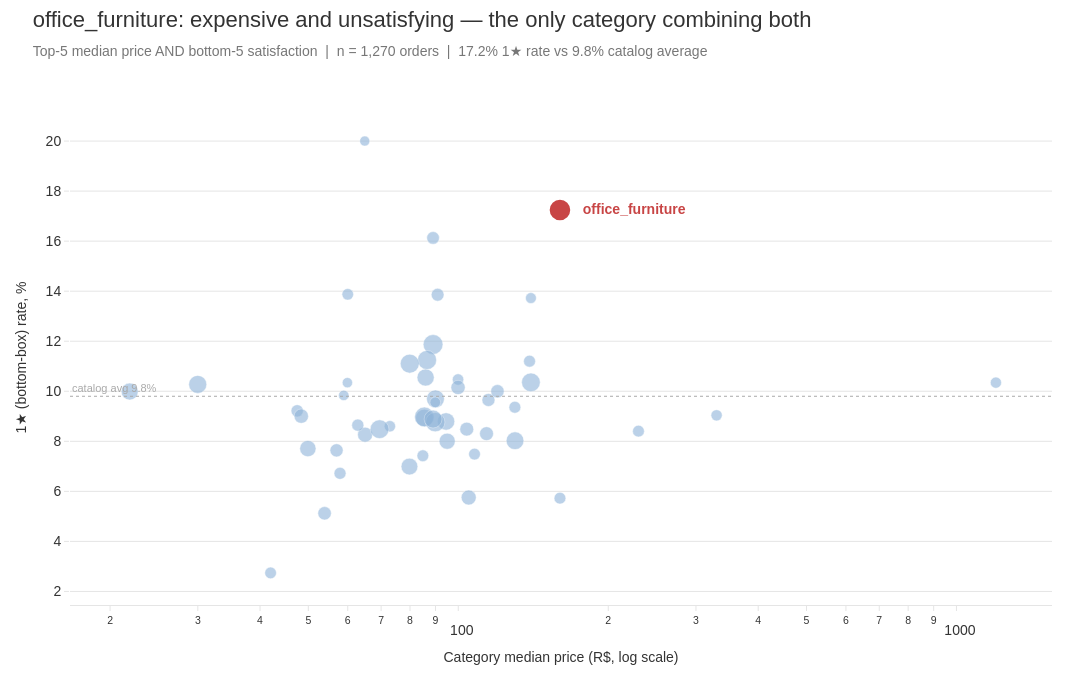

Here is the notebook cell this chart was saved with:
### Markdown cell above
### Cell 5 — office_furniture callout (appendix B)

### Code cell
cat_full = (delivered.groupby('category', observed=True)
            .agg(n=('review_score','size'),
                 median_price=('items_price_total','median'),
                 bottom_box=('review_score', lambda s: (s == 1).mean() * 100))
            .reset_index()
            .query(f'n >= {MIN_N}'))
cat_full['is_of'] = cat_full['category'] == 'office_furniture'

fig = go.Figure()
other = cat_full[~cat_full['is_of']]
fig.add_trace(go.Scatter(
    x=other['median_price'], y=other['bottom_box'],
    mode='markers',
    marker=dict(size=np.log10(other['n']) * 5, color=ACCENT_LIGHT, opacity=0.6,
                line=dict(width=0.5, color='white')),
    text=other['category'],
    hovertemplate="%{text}<br>Median: R$%{x:.0f}<br>1★ rate: %{y:.1f}%<extra></extra>",
    showlegend=False,
))
of = cat_full[cat_full['is_of']]
fig.add_trace(go.Scatter(
    x=of['median_price'], y=of['bottom_box'],
    mode='markers+text',
    marker=dict(size=np.log10(of['n'].iloc[0]) * 6 + 4, color=WARNING,
                line=dict(width=2, color='white')),
    text=["  <b>office_furniture</b>"], textposition='middle right',
    textfont=dict(size=14, color=WARNING),
    hovertemplate="office_furniture<br>Median: R$%{x:.0f}<br>1★ rate: %{y:.1f}%<extra></extra>",
    showlegend=False,
))
fig.add_hline(y=9.8, line_dash="dot", line_color=MUTED, line_width=1,
              annotation_text="catalog avg 9.8%", annotation_position="top left",
              annotation_font=dict(size=11, color=MUTED))

style_slide(fig,
    title="office_furniture: expensive and unsatisfying — the only category combining both",
    subtitle="Top-5 median price AND bottom-5 satisfaction  |  n = 1,270 orders  |  17.2% 1★ rate vs 9.8% catalog average")
fig.update_xaxes(title_text="Category median price (R$, log scale)", type='log')
fig.update_yaxes(title_text="1★ (bottom-box) rate, %")

fig.show()
save_slide(fig, "04_office_furniture")

### Figure 1 — Plotly figure (JSON) as saved in the notebook; plotly's stock layout.template omitted (floating-point values rounded to 4 significant figures)
{"data": [{"hovertemplate": "%{text}<br>Median: R$%{x:.0f}<br>1★ rate: %{y:.1f}%<extra></extra>", "marker": {"color": "#8FB4D9", "line": {"color": "white", "width": 0.5}, "opacity": 0.6, "size": [11.24, 11.91, 11.41, 12.66, 17.88, 17.19, 19.79, 13.44, 12.02, 10.43, 11.2, 19.06, 15.01, 14.28, 11.78, 10.92, 17.72, 11.35, 12.25, 16.97, 16.28, 10.11, 11.8, 10.32, 11.6, 13.18, 11.7, 18.94, 13.03, 17.65, 19.66, 14.36, 11.77, 12.83, 13.36, 18.76, 11.78, 11.86, 15.02, 12.12, 13.9, 17.43, 16.12, 10.67, 13.89, 19.36, 16.74, 18.04, 17.87, 18.68]}, "mode": "markers", "showlegend": false, "text": ["agro_industry_and_commerce", "air_conditioning", "art", "audio", "auto", "baby", "bed_bath_table", "books_general_interest", "books_technical", "christmas_supplies", "computers", "computers_accessories", "consoles_games", "construction_tools_construction", "construction_tools_lights", "construction_tools_safety", "cool_stuff", "costruction_tools_garden", "drinks", "electronics", "fashion_bags_accessories", "fashion_male_clothing", "fashion_shoes", "fashion_underwear_beach", "fixed_telephony", "food", "food_drink", "furniture_decor", "furniture_living_room", "garden_tools", "health_beauty", "home_appliances", "home_appliances_2", "home_confort", "home_construction", "housewares", "industry_commerce_and_business", "kitchen_dining_laundry_garden_furniture", "luggage_accessories", "market_place", "musical_instruments", "perfumery", "pet_shop", "signaling_and_security", "small_appliances", "sports_leisure", "stationery", "telephony", "toys", "watches_gifts"], "type": "scatter", "x": [330.0, 139.0, 99.9, 89.0, 89.99, 85.99, 89.0, 53.9, 57.89, 58.9, 1200.0, 86.55, 65.0, 99.9, 160.0, 139.9, 130.0, 72.9, 47.49, 21.9, 49.9, 64.9, 84.9, 59.9, 60.0, 56.97, 42.0, 79.9, 115.0, 85.5, 85.5, 48.4, 230.0, 90.89, 119.8, 69.5, 107.8, 129.9, 104.9, 62.85, 114.0, 94.5, 95.0, 89.9, 104.0, 89.9, 79.8, 29.99, 89.0, 139.9], "y": [9.04, 11.2, 10.47, 16.13, 9.698, 10.55, 11.87, 5.123, 6.719, 9.836, 10.34, 11.25, 8.267, 10.15, 5.727, 13.73, 8.024, 8.602, 9.22, 9.988, 7.709, 20.0, 7.424, 10.34, 13.88, 7.639, 2.74, 11.1, 9.653, 8.932, 8.976, 9.005, 8.407, 13.86, 10.0, 8.484, 7.489, 9.362, 5.754, 8.647, 8.306, 8.794, 8.005, 9.559, 8.486, 8.767, 6.992, 10.27, 8.89, 10.36]}, {"hovertemplate": "office_furniture<br>Median: R$%{x:.0f}<br>1★ rate: %{y:.1f}%<extra></extra>", "marker": {"color": "#C84545", "line": {"color": "white", "width": 2}, "size": 22.56}, "mode": "markers+text", "showlegend": false, "text": ["  <b>office_furniture</b>"], "textfont": {"color": "#C84545", "size": 14}, "textposition": "middle right", "type": "scatter", "x": [160.0], "y": [17.24]}], "layout": {"annotations": [{"font": {"color": "#AAAAAA", "size": 11}, "showarrow": false, "text": "catalog avg 9.8%", "x": 0, "xanchor": "left", "xref": "x domain", "y": 9.8, "yanchor": "bottom", "yref": "y"}], "font": {"color": "#333333", "family": "Arial, Helvetica, sans-serif", "size": 14}, "height": 675, "margin": {"b": 70, "l": 70, "r": 40, "t": 110}, "paper_bgcolor": "white", "plot_bgcolor": "white", "shapes": [{"line": {"color": "#AAAAAA", "dash": "dot", "width": 1}, "type": "line", "x0": 0, "x1": 1, "xref": "x domain", "y0": 9.8, "y1": 9.8, "yref": "y"}], "title": {"font": {"color": "#333333", "size": 22}, "text": "office_furniture: expensive and unsatisfying — the only category combining both<br><span style='font-size:14px;color:#777;font-weight:normal'>Top-5 median price AND bottom-5 satisfaction  |  n = 1,270 orders  |  17.2% 1★ rate vs 9.8% catalog average</span>", "x": 0.03, "xanchor": "left", "y": 0.96}, "width": 1200, "xaxis": {"linecolor": "#E5E5E5", "showgrid": false, "showline": true, "tickcolor": "#E5E5E5", "ticks": "outside", "title": {"font": {"size": 14}, "text": "Category median price (R$, log scale)"}, "type": "log"}, "yaxis": {"gridcolor": "#E5E5E5", "showgrid": true, "showline": false, "tickcolor": "#E5E5E5", "ticks": "outside", "title": {"font": {"size": 14}, "text": "1★ (bottom-box) rate, %"}, "zeroline": false}}}
